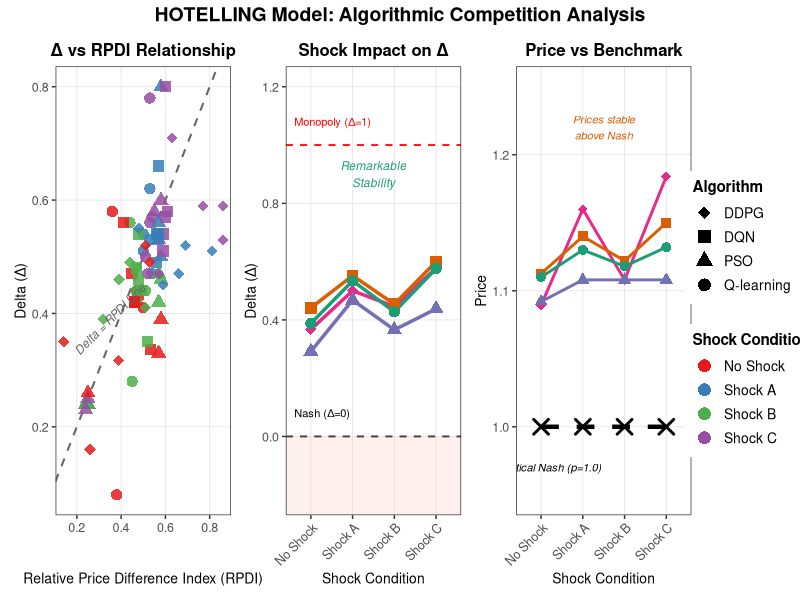
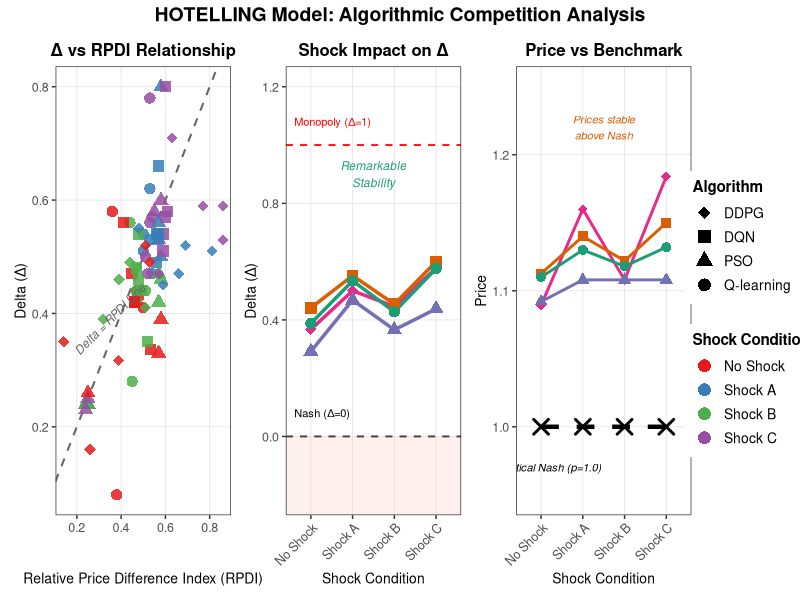

These charts were generated, in order, by the following R code:
# =============================================================================
# HOTELLING MODEL: Comprehensive Three-Panel Figure for Q1 Journal Publication
# =============================================================================
# This script creates a publication-quality figure with three panels:
# 1. Delta vs RPDI Scatter Plot
# 2. Shock Impact Across Conditions (Line Plot)
# 3. Price Stability vs Benchmark Shift
# With a shared legend on the right side
# =============================================================================

# Load required libraries
library(tidyverse)
library(ggplot2)
library(patchwork)
library(scales)

# Set seed for reproducibility
set.seed(42)

# =============================================================================
# DATA LOADING AND PREPARATION
# =============================================================================

# Read the data
data <- read.csv("all_tables.csv", stringsAsFactors = FALSE)

# Filter for HOTELLING model only
hotelling_data <- data %>% filter(Model == "HOTELLING")

# Create long format for both agents
hotelling_long <- hotelling_data %>%
  pivot_longer(
    cols = c(Agent1_Delta, Agent2_Delta, Agent1_RPDI, Agent2_RPDI, 
             Agent1_Avg_Prices, Agent2_Avg_Prices),
    names_to = c("Agent", ".value"),
    names_pattern = "(Agent[12])_(.*)"
  ) %>%
  rename(Delta = Delta, RPDI = RPDI, Avg_Prices = Avg_Prices)

# Extract algorithm from Matchup
hotelling_long <- hotelling_long %>%
  mutate(
    Algorithm = case_when(
      Agent == "Agent1" ~ str_extract(Matchup, "^[A-Z]+"),
      Agent == "Agent2" ~ str_extract(Matchup, "vs ([A-Z]+)$", group = 1)
    ),
    Algorithm = case_when(
      Algorithm == "Q" ~ "Q-learning",
      Algorithm == "DQN" ~ "DQN",
      Algorithm == "PSO" ~ "PSO",
      Algorithm == "DDPG" ~ "DDPG",
      TRUE ~ Algorithm
    ),
    Shock_Condition = case_when(
      Shock == "0" ~ "No Shock",
      Shock == "A" ~ "Shock A",
      Shock == "B" ~ "Shock B",
      Shock == "C" ~ "Shock C"
    ),
    Shock_Condition = factor(Shock_Condition, 
                              levels = c("No Shock", "Shock A", "Shock B", "Shock C"))
  )

# =============================================================================
# DEFINE COMMON AESTHETICS
# =============================================================================

# Color palette for shock conditions (colorblind-friendly)
shock_colors <- c("No Shock" = "#E41A1C",   # Red
                  "Shock A" = "#377EB8",     # Blue
                  "Shock B" = "#4DAF4A",     # Green
                  "Shock C" = "#984EA3")     # Purple

# Shape palette for algorithms
algo_shapes <- c("Q-learning" = 16,  # Circle (filled)
                 "DQN" = 15,          # Square (filled)
                 "PSO" = 17,          # Triangle (filled)
                 "DDPG" = 18)         # Diamond (filled)

# Common theme for publication quality
theme_publication <- theme_bw(base_size = 11) +
  theme(
    plot.title = element_text(size = 12, face = "bold", hjust = 0.5),
    axis.title = element_text(size = 10),
    axis.text = element_text(size = 9),
    legend.title = element_text(size = 10, face = "bold"),
    legend.text = element_text(size = 9),
    panel.grid.minor = element_blank(),
    panel.grid.major = element_line(color = "gray90", linewidth = 0.3),
    plot.margin = margin(5, 5, 5, 5)
  )

# =============================================================================
# PANEL 1: DELTA vs RPDI SCATTER PLOT
# =============================================================================

p1_scatter <- ggplot(hotelling_long, aes(x = RPDI, y = Delta)) +
  # Reference diagonal line (Delta = RPDI)
  geom_abline(intercept = 0, slope = 1, linetype = "dashed", 
              color = "gray40", linewidth = 0.7) +
  # Data points
  geom_point(aes(shape = Algorithm, color = Shock_Condition), 
             size = 3.5, alpha = 0.85, stroke = 0.5) +
  # Scales
  scale_color_manual(values = shock_colors) +
  scale_shape_manual(values = algo_shapes) +
  # Labels
  labs(
    title = "Δ vs RPDI Relationship",
    x = "Relative Price Difference Index (RPDI)",
    y = "Delta (Δ)"
  ) +
  # Add annotation for the diagonal line
  annotate("text", x = 0.35, y = 0.39, label = "Delta = RPDI Line", 
           angle = 45, size = 3, color = "gray40", fontface = "italic") +
  # Theme
  theme_publication +
  theme(legend.position = "none")

# =============================================================================
# PANEL 2: SHOCK IMPACT LINE PLOT
# =============================================================================

# Aggregate data by algorithm and shock condition
shock_impact_data <- hotelling_long %>%
  group_by(Algorithm, Shock_Condition) %>%
  summarise(
    Mean_Delta = mean(Delta, na.rm = TRUE),
    .groups = "drop"
  )

p2_shock <- ggplot(shock_impact_data, 
                   aes(x = Shock_Condition, y = Mean_Delta, 
                       color = Algorithm, group = Algorithm)) +
  # Reference lines
  geom_hline(yintercept = 0, linetype = "dashed", color = "black", linewidth = 0.6) +
  geom_hline(yintercept = 1, linetype = "dashed", color = "red", linewidth = 0.6) +
  # Shaded regions (sub-Nash in pink - though Hotelling stays above 0)
  annotate("rect", xmin = -Inf, xmax = Inf, ymin = -Inf, ymax = 0,
           fill = "#FFCCCC", alpha = 0.3) +
  # Lines and points
  geom_line(linewidth = 1.2) +
  geom_point(aes(shape = Algorithm), size = 3.5, fill = "white") +
  # Scales
  scale_color_manual(values = c("Q-learning" = "#1B9E77", 
                                 "DQN" = "#D95F02",
                                 "PSO" = "#7570B3", 
                                 "DDPG" = "#E7298A")) +
  scale_shape_manual(values = algo_shapes) +
  scale_y_continuous(limits = c(-0.2, 1.2)) +
  # Labels
  labs(
    title = "Shock Impact on Δ",
    x = "Shock Condition",
    y = "Delta (Δ)"
  ) +
  # Annotations
  annotate("text", x = 0.6, y = 0.08, label = "Nash (Δ=0)", 
           size = 2.8, color = "black", hjust = 0) +
  annotate("text", x = 0.6, y = 1.08, label = "Monopoly (Δ=1)", 
           size = 2.8, color = "red", hjust = 0) +
  # Add annotation highlighting stability
  annotate("text", x = 2.5, y = 0.9, 
           label = "Remarkable\nStability", 
           size = 3, color = "#1B9E77", fontface = "italic") +
  # Theme
  theme_publication +
  theme(
    legend.position = "none",
    axis.text.x = element_text(angle = 45, hjust = 1)
  )

# =============================================================================
# PANEL 3: PRICE STABILITY VS BENCHMARK SHIFT
# =============================================================================

# Prepare price data
price_data <- hotelling_long %>%
  group_by(Algorithm, Shock_Condition) %>%
  summarise(
    Mean_Price = mean(Avg_Prices, na.rm = TRUE),
    Theo_Price = mean(Theo_Prices, na.rm = TRUE),
    .groups = "drop"
  )

# Theoretical Nash prices for HOTELLING (constant = 1.0)
theo_nash <- data.frame(
  Shock_Condition = factor(c("No Shock", "Shock A", "Shock B", "Shock C"),
                           levels = c("No Shock", "Shock A", "Shock B", "Shock C")),
  Nash_Price = c(1.0, 1.0, 1.0, 1.0)
)

p3_price <- ggplot() +
  # Theoretical Nash line (thick dashed)
  geom_line(data = theo_nash, 
            aes(x = Shock_Condition, y = Nash_Price, group = 1),
            linetype = "dashed", linewidth = 1.5, color = "black") +
  geom_point(data = theo_nash,
             aes(x = Shock_Condition, y = Nash_Price),
             size = 4, shape = 4, stroke = 1.5, color = "black") +
  # Algorithm actual prices
  geom_line(data = price_data, 
            aes(x = Shock_Condition, y = Mean_Price, 
                color = Algorithm, group = Algorithm),
            linewidth = 1.0) +
  geom_point(data = price_data,
             aes(x = Shock_Condition, y = Mean_Price, 
                 color = Algorithm, shape = Algorithm),
             size = 3) +
  # Scales
  scale_color_manual(values = c("Q-learning" = "#1B9E77", 
                                 "DQN" = "#D95F02",
                                 "PSO" = "#7570B3", 
                                 "DDPG" = "#E7298A")) +
  scale_shape_manual(values = algo_shapes) +
  scale_y_continuous(limits = c(0.95, 1.25)) +
  # Labels
  labs(
    title = "Price vs Benchmark",
    x = "Shock Condition",
    y = "Price"
  ) +
  # Annotations
  annotate("text", x = 1, y = 0.97, label = "Theoretical Nash (p=1.0)", 
           size = 2.8, color = "black", fontface = "italic") +
  annotate("text", x = 2.5, y = 1.22, 
           label = "Prices stable\nabove Nash", 
           size = 2.8, color = "#D95F02", fontface = "italic") +
  # Theme
  theme_publication +
  theme(
    legend.position = "none",
    axis.text.x = element_text(angle = 45, hjust = 1)
  )

# =============================================================================
# CREATE SHARED LEGEND
# =============================================================================

# Create a dummy plot for extracting legends
legend_data <- hotelling_long %>%
  select(Algorithm, Shock_Condition, Delta, RPDI) %>%
  distinct()

p_legend <- ggplot(legend_data, aes(x = RPDI, y = Delta)) +
  geom_point(aes(shape = Algorithm), size = 4, color = "black") +
  geom_point(aes(color = Shock_Condition), size = 4, shape = 16) +
  scale_color_manual(values = shock_colors, name = "Shock Condition") +
  scale_shape_manual(values = algo_shapes, name = "Algorithm") +
  guides(
    shape = guide_legend(order = 1, title.position = "top"),
    color = guide_legend(order = 2, title.position = "top")
  ) +
  theme_publication +
  theme(
    legend.box = "vertical",
    legend.spacing.y = unit(0.5, "cm"),
    legend.title = element_text(size = 11, face = "bold"),
    legend.text = element_text(size = 10)
  )

# Extract legend using cowplot
library(cowplot)
legend_grob <- get_legend(p_legend)

# =============================================================================
# COMBINE ALL PANELS WITH SHARED LEGEND
# =============================================================================

# Combine the three plots
combined_plots <- p1_scatter + p2_shock + p3_price +
  plot_layout(ncol = 3, widths = c(1, 1, 1))

# Final assembly with legend on the right
final_figure <- plot_grid(
  combined_plots,
  legend_grob,
  ncol = 2,
  rel_widths = c(3, 0.4)
)

# Add overall title
title <- ggdraw() + 
  draw_label(
    "HOTELLING Model: Algorithmic Competition Analysis",
    fontface = 'bold',
    size = 14,
    x = 0.5,
    hjust = 0.5
  )

# Final plot with title
final_plot <- plot_grid(
  title,
  final_figure,
  ncol = 1,
  rel_heights = c(0.05, 1)
)

# =============================================================================
# SAVE THE FIGURE
# =============================================================================

# Save as high-resolution PNG
ggsave("HOTELLING_comprehensive_figure.png", 
       plot = final_plot,
       width = 14, 
       height = 5,
       dpi = 600,
       bg = "white")

# Save as PDF (vector format for publication)
ggsave("HOTELLING_comprehensive_figure.pdf", 
       plot = final_plot,
       width = 14, 
       height = 5,
       device = cairo_pdf)

# Display message
cat("HOTELLING comprehensive figure saved successfully!\n")
cat("Files created: HOTELLING_comprehensive_figure.png, HOTELLING_comprehensive_figure.pdf\n")
